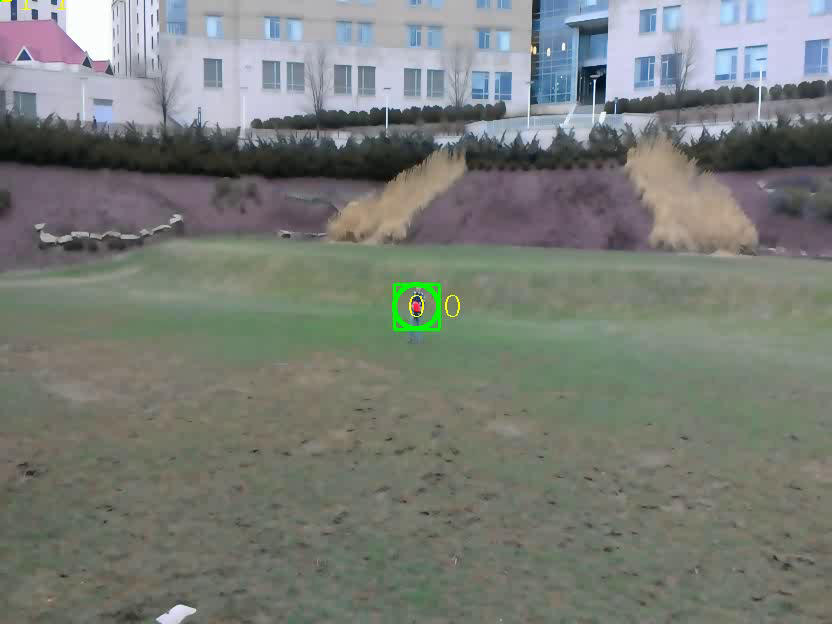
#> input picture frame 0 of SeniorProj/output.avi, 832 x 624 px, given in place of testvid2.mp4, which was not available
$ python videoTest.py
#> lines starting #> are read from the running program, lines starting #| are printed output that depends on the picture; after the words box and inside, x2 and y2 are one past the last pixel; in counts of white or black regions, pixels touching at a corner belong together; pictures that were not available may be replaced by others from this repository, and a replacement may not be noted
#> further down, image is the input picture: shape (624, 832, 3); mean B, G, R 118.8, 124.4, 120.4
### SeniorProj/redObjects.py
class Rect(object):
	def __init__(self,x,y,x2,y2):
		self.x1=x
		self.x2=x2
		self.y1=y
		self.y2=y2
	def get_center(self):
		return int((self.x1+self.x2)/2),int((self.y1+self.y2)/2)
	def get_area(self):
		return abs(self.x1-self.x2)*abs(self.y1-self.y2)
	def get_width(self):
		return abs(self.x1-self.x2)
	def get_height(self):
		return abs(self.y1-self.y2)
	def get_points(self):
		return self.x1,self.y1,self.get_width(),self.get_height()
	# [15 lines left out: functions merge, move, grow, not called in this run]

class RedObj(object):
	def __init__(self,rect,id):
		self.rect=rect
		self.last=rect
		self.id=id
		self.frisbee=0
		self.motion=0
		self.track=list()
		self.trackAve=[0,0]
		self.lostCount=0
		self.found=False
		self.age=0
	# [49 lines left out: functions find_motion, continuity, not called in this run]
	def increment_age(self):
		self.age+=1
	# [9 lines left out: function overlap, not called in this run]

### SeniorProj/videoTest.py
import numpy as np
import cv2
import sys
import serial
from arduinoSerial import arduinoSerial
from redObjects import Rect
from redObjects import RedObj


def findObjects(contours):
	objects=list()
	c=10
	for cnt in contours:
		x,y,w,h=cv2.boundingRect(cnt)
		found=0
		for object in objects:
			if (((x>object.x1-c and x<object.x2+c) or (x+w>object.x1-c and x+w<object.x2+c)) and ((y>object.y1-c and y<object.y2+c) or (y+h>object.y1-c and y+h<object.y2+c)))or(((object.x1>x-c and object.x1<x+w+c) or (object.x2>x-c and object.x2<x+w+c)) and ((object.y1>y-c and object.y1<y+h+c) or (object.y2>y-c and object.y2<y+h+c))):
				objects.remove(object)
				found=1
				object.merge(Rect(x,y,x+w,y+h))
			if found==1:
				break
		if found==0:
			objects.append(Rect(x,y,x+w,y+h))
	return objects

def image_filter(image):
	boundries=[((0,240,220),(5,255,235)),((175,110,250),(180,140,255)),((170,190,120),(180,235,170)),((0,240,110),(0,245,120)),((170,200,240),(175,240,255)),((0,210,170),(5,220,180)),((175,200,90),(180,225,110)),((0,90,220),(10,110,235))]

	image=cv2.resize(image,(832,624))
	#image filtering
	image=cv2.bilateralFilter(image,9,75,75)
	hsv=cv2.cvtColor(image,cv2.COLOR_BGR2HSV)
#> hsv: shape (624, 832, 3); mean H, S, V 65.3, 34.3, 130.2
	mask=0
	for (lower,upper) in boundries:
		mask=cv2.bitwise_or(cv2.inRange(hsv,lower,upper),mask)
#> this loop made 8 passes
#> pass 3, in image_filter, `mask=cv2.bitwise_or(cv2.inRange(hsv,lower,upper),mask)`:
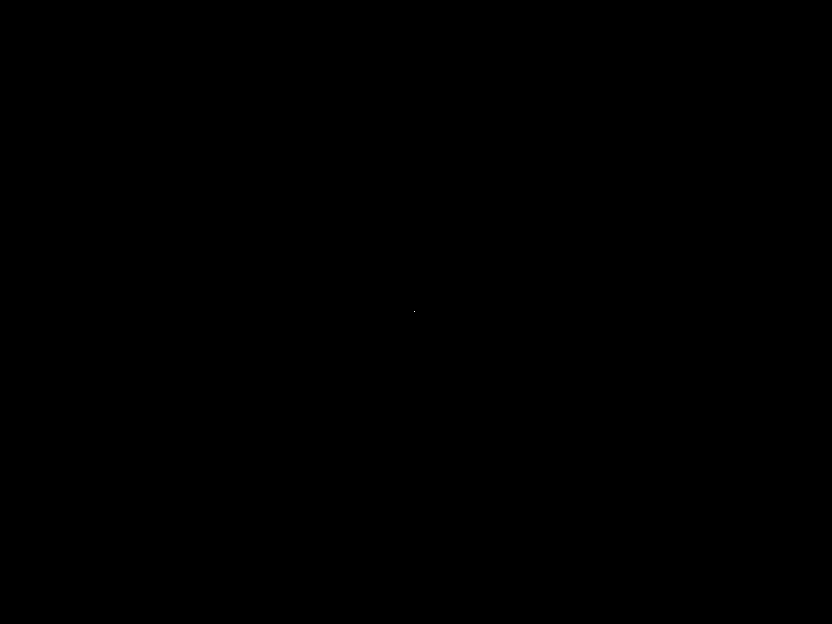
#> mask: shape (624, 832); 0% white in thin lines or dots, all inside (x1, y1, x2, y2) = (414, 311, 415, 312)
#> after the loop: mask: shape (624, 832); 0% white in thin lines or dots, all inside (x1, y1, x2, y2) = (414, 305, 418, 312)
	mask=cv2.dilate(mask,None,iterations=20)
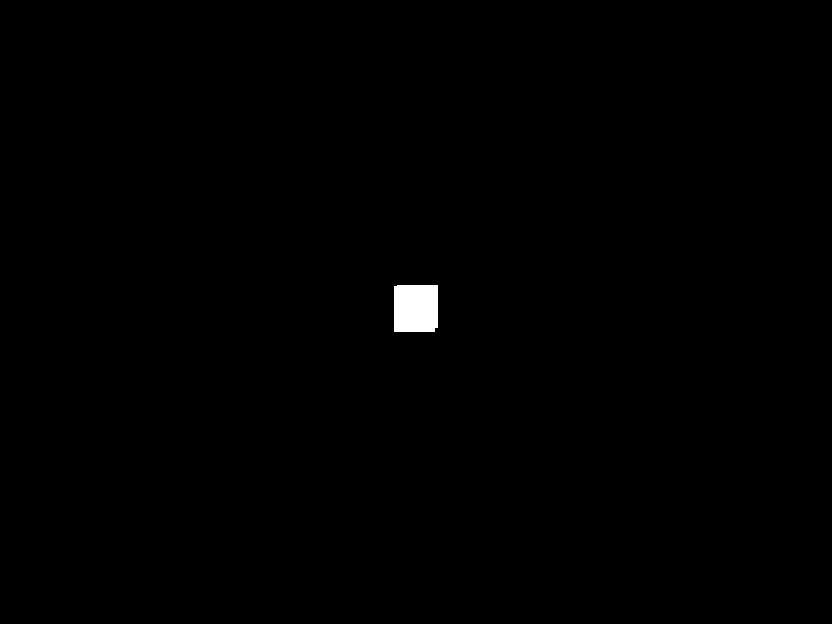
#> mask: shape (624, 832); 0.4% white; 1 white region
	cnts=cv2.findContours(mask.copy(),cv2.RETR_EXTERNAL,cv2.CHAIN_APPROX_SIMPLE)[-2]
#> cnts = 1 contour; box (x1, y1, x2, y2) and area: (394, 285, 438, 332) 1964
	nmask=cv2.bitwise_not(mask)
#> nmask: shape (624, 832); 99.6% white; 1 black region
	mimg=cv2.bitwise_and(image,image,mask=mask)
	return cnts,image

def get_roi_hist(image,rect):
	roi=image[rect.x1-20:rect.get_width()+40,rect.y1-20:rect.get_width()+40]
	boundries=[((0,210,200),(5,255,235)),((175,110,250),(180,140,255)),((170,190,120),(180,235,170)),((0,240,110),(0,245,120)),((170,200,240),(175,240,255)),((0,210,170),(5,220,180)),((175,200,90),(180,225,110)),((0,90,220),(10,110,235))]
	image=cv2.resize(image,(832,624))
	hsv=cv2.cvtColor(image,cv2.COLOR_BGR2HSV)
	mask=0
	for (lower,upper) in boundries:
		mask=cv2.bitwise_or(cv2.inRange(hsv,lower,upper),mask)

	roi_hist = cv2.calcHist([hsv], [0], mask, [180], [0, 180])
	cv2.normalize(roi_hist, roi_hist, 0, 255, cv2.NORM_MINMAX)
	term_crit = (cv2.TERM_CRITERIA_EPS | cv2.TERM_CRITERIA_COUNT, 80, 1)
	return roi_hist,term_crit

def disp_objects(image,robject):
	cv2.rectangle(image,(robject.rect.x1,robject.rect.y1),(robject.rect.x2,robject.rect.y2),(0,255,0),2)
	x,y=robject.rect.get_center()
	center=(x-10,y+10)
	cv2.putText(image,str(robject.id)+" "+str(robject.frisbee),center,cv2.FONT_HERSHEY_COMPLEX,1,(0,255,255))
	cv2.circle(image,(x,y),int(robject.rect.get_width()/2),(0,255,0),3)

def find_overlap(redobjects,rects):
	for robject in redobjects:
		if robject.continuity(rects)==False:
			redobjects.remove(robject)

def get_frisbee(image,redobjects):
	area=0
	relative_motion=20
	frisbee=RedObj(Rect(-1,-1,-1,-1),-1)
	for robject in redobjects:
		disp_objects(image,robject)
		if (robject.age-robject.motion<relative_motion and robject.age>20) and robject.found==True:#robject.rect.get_area()>area and robject.found==True:
			relative_motion=robject.age-robject.motion
			frisbee=robject
	return frisbee

fcount=0
def check_frisbee(frisbee):
	global fcount
	fcount+=1
	if frisbee.motion+20<frisbee.age and frisbee.frisbee==1:
		frisbee.frisbee=-1
		fcount=0
		return False
	if fcount>1:
		frisbee.frisbee=2

def find_loc(x,y,image):
	directions="0"
	if x>0 and y>0:
		if y>332:
			directions="9"#move down
		elif y<292:
			directions="1"#move up
		if x>446:
			directions="9"+directions#move right
		elif x<386:
			directions="1"+directions#move left
	return directions

def diffFilter(f0,f1,f2):
	d1=cv2.bitwise_or(f2,f1)
	d2=cv2.bitwise_or(f1,f0)
	return cv2.bitwise_or(d1,d2)

if __name__=='__main__':
	try:
		video=cv2.VideoCapture("testvid2.mp4")
		if video.isOpened()==False:
			video.open()
		count=0
		counter=0

		redobjects=list()
		#port=arduinoSerial()

		fourcc = cv2.VideoWriter_fourcc(*'XVID')
		out = cv2.VideoWriter('output.avi',fourcc, 20.0, (832,624))

		_,image=video.read()
		#image=diffFilter(image0,image1,image2)
		cv2.imshow("title",image)

		frisbee=RedObj(Rect(-1,-1,-1,-1),-1)
		prevdirections=""
		directionCount=0

		pantilt=[90,90]
		state=0

		track_window=Rect(-1,-1,-1,-1)
		while(video.isOpened()):
			_,imageo=video.read()
			image=imageo

			#image=diffFilter(image0,image1,image2)
			cnts,image=image_filter(image)
			area=0
			rects=list()
			if len(cnts)>0:
				cv2.drawContours(image, cnts, -1, (0,255,0), 1)
#> image: shape (624, 832, 3); mean B, G, R 118.7, 124.5, 120.4
				rects=findObjects(cnts)
#> the loop in findObjects, `for cnt in contours:` made 1 pass
#> (x, y, w, h) on pass 1: (394, 285, 44, 47)
#> after the loop in findObjects, `for cnt in contours:`: objects = 1 item
#> rects = 1 item

				for rect in rects:
					cv2.rectangle(image,(rect.x1,rect.y1),(rect.x2,rect.y2),(0,255,0),2)
#> this loop made 1 pass
#> image: shape (624, 832, 3); mean B, G, R 118.7, 124.5, 120.4

			find_overlap(redobjects,rects)
#> after the loop in find_overlap, `for robject in redobjects:`: redobjects = []

			#if frisbee hasn't been found or was lost find frisbee
			if frisbee.found==False or frisbee.frisbee==-1:
				state=0
				track_window=Rect(-1,-1,-1,-1)
				for rect in rects:
					redobjects.append(RedObj(rect,count))
					count+=1
#> this loop made 1 pass
#> count on pass 1: 1
#> after the loop, count = 1; redobjects = 1 item
				frisbee=get_frisbee(image,redobjects)
#> the loop in get_frisbee, `for robject in redobjects:` made 1 pass
#> (x in disp_objects, y in disp_objects, center in disp_objects) on pass 1: (416, 308, (406, 318))
#> after the loop in get_frisbee, `for robject in redobjects:`:
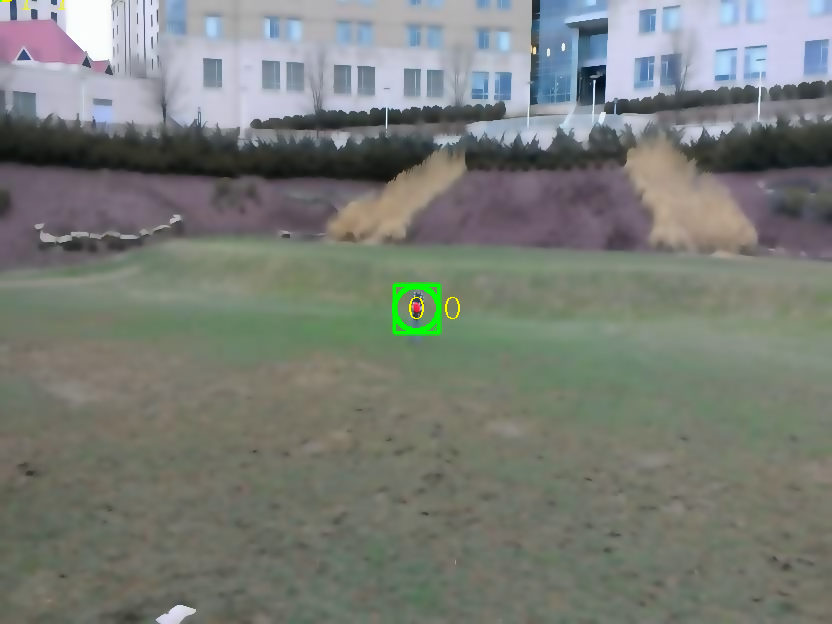
#> image: shape (624, 832, 3); mean B, G, R 118.7, 124.6, 120.4
#> after the loop in get_frisbee, `for robject in redobjects:`: relative_motion = 20
				#redobjects.remove(frisbee)
				if frisbee.frisbee!=-1:
					frisbee.frisbee=1
				disp_objects(image,frisbee)
#> in disp_objects (call 2), `cv2.putText(image,str(robject.id)+" "+str(robject.frisbee),center,cv2...`: image: shape (624, 832, 3); 0.01% of pixels changed, all inside (x1, y1, x2, y2) = (0, 0, 67, 10)
#> in disp_objects (call 2), `cv2.circle(image,(x,y),int(robject.rect.get_width()/2),(0,255,0),3)`: image: shape (624, 832, 3); mean B, G, R 118.7, 124.6, 120.4
			#if the frisbee has been found track it
			else:
				if state==0:
					roi_hist,term_crit=get_roi_hist(imageo,frisbee.rect)
					track_window=frisbee.rect
					state=1
				hsv = cv2.cvtColor(imageo, cv2.COLOR_BGR2HSV)
				dst = cv2.calcBackProject([hsv], [0], roi_hist, [0,180], 1)
				x,y,w,h=track_window.get_points()
				tw=(x,y,w,h)
				ret, tw = cv2.meanShift(dst, tw, term_crit)
				x,y,w,h=tw
				track_window=Rect(x-20,y-20,x+w+20,y+h+20)
				cv2.rectangle(image,(x,y),(x+w,y+h),255,5)
				#frisbee.continuity(rects)
				disp_objects(image,frisbee)
				check_frisbee(frisbee)

			directions=""

			if counter>0 and directions!=prevdirections:
				counter+=1
				if counter>=3:
					counter=0
			else:
				counter=0
			if(frisbee.found==True):
				x,y=track_window.get_center()
				directions=find_loc(x,y,image)
				prevdirections=directions
				directionCount=0
			else:
				if directionCount<0:
					counter=0
					directions=prevdirections
					directionCount+=1

			serialString=None #port.read_Serial()
			if serialString!=None:
				i=serialString.find("tilt")
				if i>0:
					print("tilt",serialString[i:16])

			#tell the arduino which direction to move the camera
			#if #port.#port!=None and counter==0 and frisbee.found==True:
				#port.write_Serial(directions)
			#	counter+=1
			cv2.putText(image,directions,(0,50),cv2.FONT_HERSHEY_COMPLEX,1,(0,255,255))

			k=cv2.waitKey(10)&0xFF
#> (key Esc is pressed here)
			if k==27:
				break
			if cv2.getWindowProperty("title",0)==-1:
				break
			cv2.imshow("title",image)
			out.write(image)

		#if #port.#port!=None:
				#port.write_Serial("0")
		cv2.destroyAllWindows()
		video.release()
		out.release()
	except:
		print("can't open")
		raise
